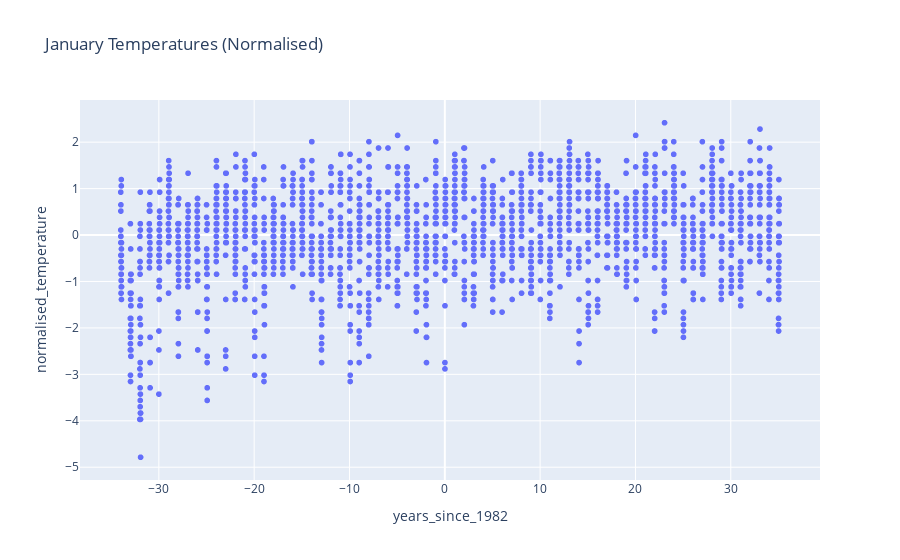

Here is the notebook cell this chart was saved with:
### Markdown cell above
Machine learning usually works best when the X and Y axes have roughly the same range of values. We will cover why this is in later learning material. For now, lets just scale our data slightly.

### Code cell
# This block of code scales and offsets the data slightly, which helps the training process
# You do not need to understand this code. We will cover these concepts in later learning material

# Offset date into number of years since 1982
data["years_since_1982"] = [(d.year + d.timetuple().tm_yday / 365.25) - 1982 for d in data.date]

# Scale and offset temperature so that it has a smaller range of values
data["normalised_temperature"] = (data["min_temperature"] - np.mean(data["min_temperature"])) / np.std(data["min_temperature"])

# Graph
# graphing.scatter_2D(data, label_x="years_since_1982", label_y="normalised_temperature", title="January Temperatures (Normalised)")

fig = px.scatter(data, x="years_since_1982", y="normalised_temperature",
                title="January Temperatures (Normalised)")
fig.show()

### Figure 1 — Plotly figure (JSON) as saved in the notebook; plotly's stock layout.template omitted (floating-point values rounded to 4 significant figures; data arrays with more than 128 entries replaced by an {"elided": "..."} marker saying what was removed)
{"data": [{"hovertemplate": "years_since_1982=%{x}<br>normalised_temperature=%{y}<extra></extra>", "legendgroup": "", "marker": {"color": "#636efa", "symbol": "circle"}, "mode": "markers", "name": "", "showlegend": false, "type": "scattergl", "x": {"elided": "2170 float values"}, "xaxis": "x", "y": {"elided": "2170 float values"}, "yaxis": "y"}], "layout": {"legend": {"tracegroupgap": 0}, "title": {"text": "January Temperatures (Normalised)"}, "xaxis": {"anchor": "y", "domain": [0, 1], "title": {"text": "years_since_1982"}}, "yaxis": {"anchor": "x", "domain": [0, 1], "title": {"text": "normalised_temperature"}}}}
